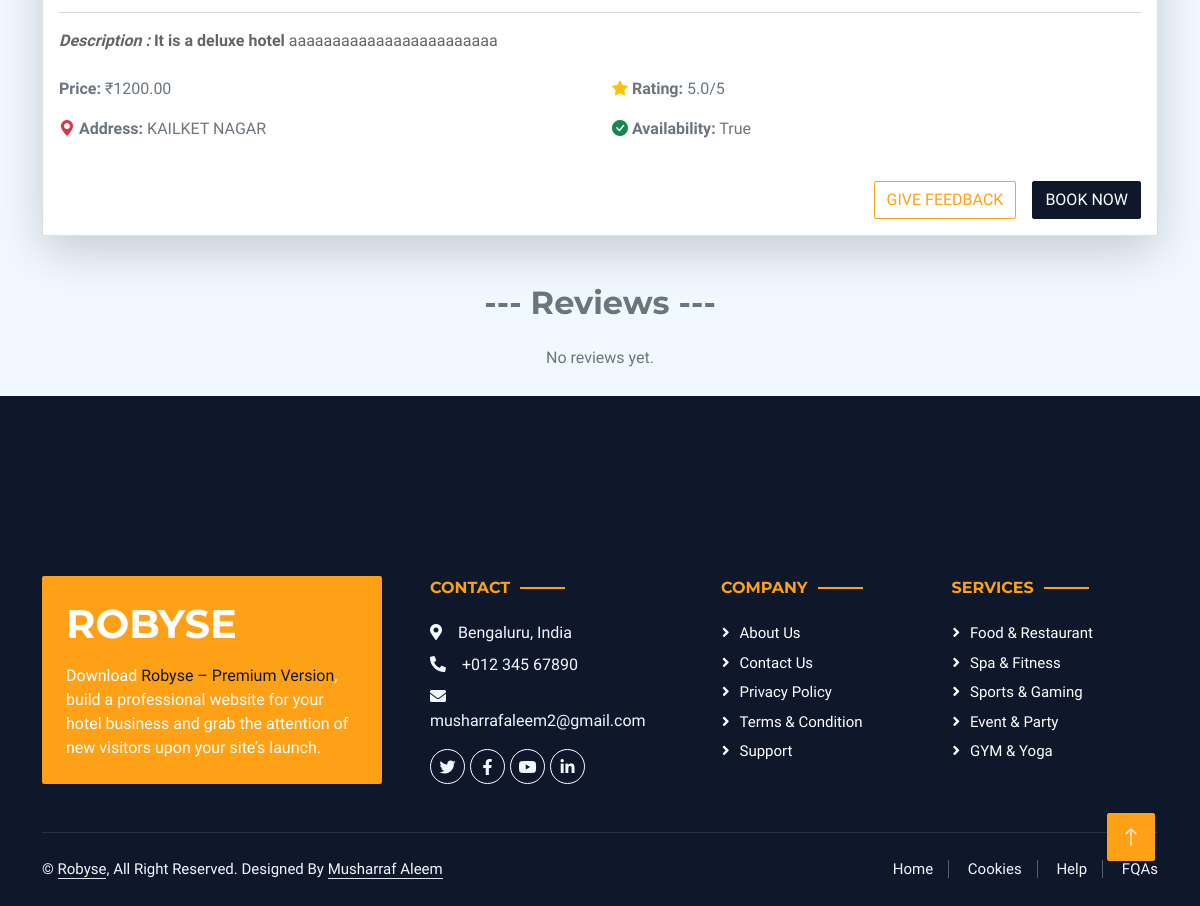
Page /instance/1/ (lower part) on the earlier database version.
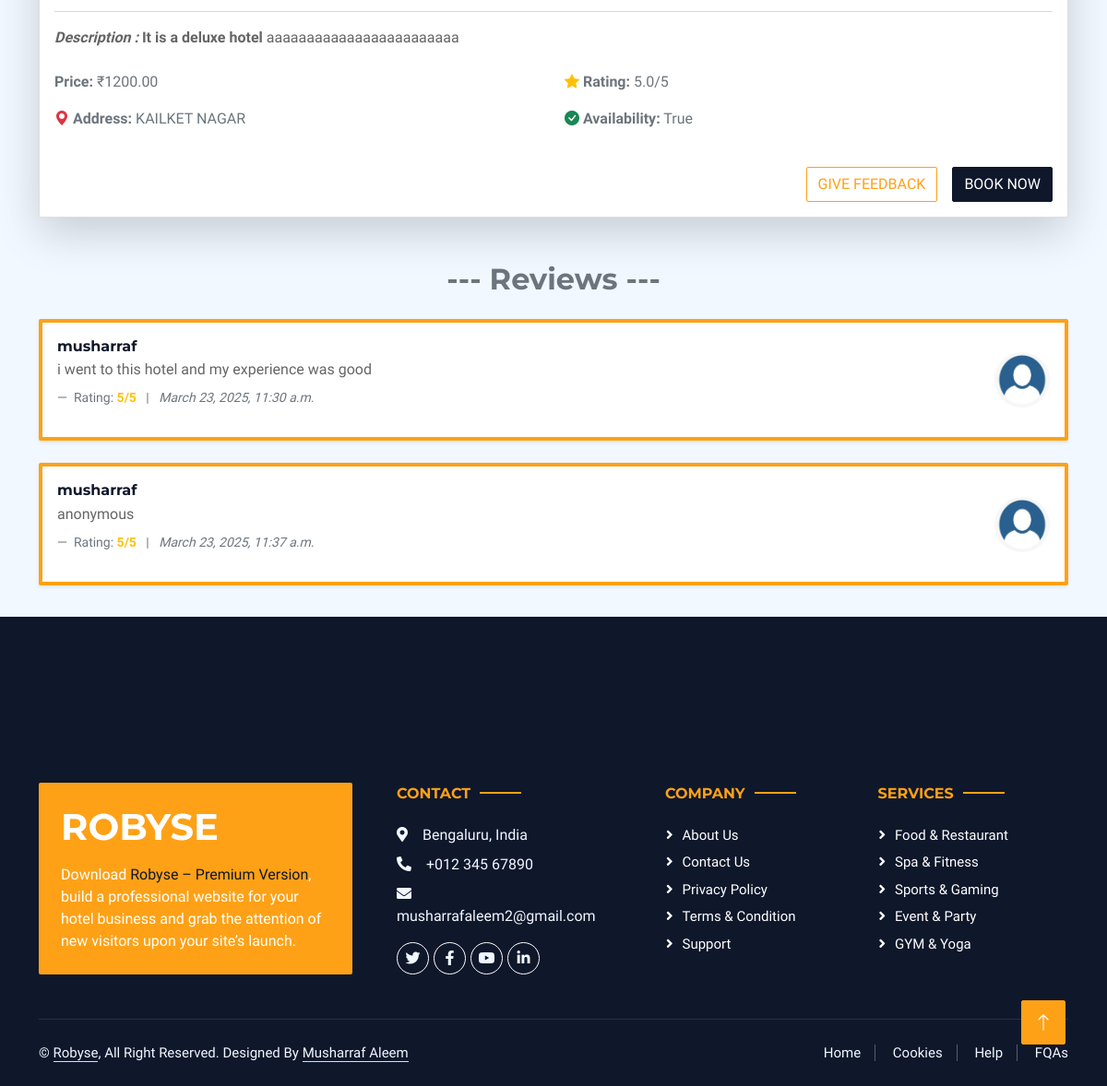
Same page on the later database version.
### app/models.py (models this page shows, shortened)
class Review(models.Model):
    instance = models.ForeignKey('Model1', on_delete=models.CASCADE, related_name='reviews')
    name = models.CharField(max_length=255)  # Auto-filled
    user = models.ForeignKey(User, on_delete=models.CASCADE, related_name='feedback')
    date = models.DateTimeField(auto_now=True)
    comment = models.TextField()
    rating = models.IntegerField(validators=[rating_len])

### app/views.py (the view)
# urls.py: path('instance/<int:pk>/', instance_detail, name='instance_detail'),
def instance_detail(request, pk):
    instance = get_object_or_404(Model1, pk=pk)
    reviews = instance.reviews.all()
    return render(request, 'instance_detail.html', {'instance': instance, 'reviews':reviews})

### app/models.py (called while the page is built)
    def __str__(self):
        return self.name

### templates/instance_detail.html (shortened to what this page needs)
{% extends "base1.html" %}
{% load static %}
{% block content %}
<section class="py-5 bg-light">
    <div class="container">
        <div class="card shadow-lg mb-5 rounded">
            <div class="card-body">
                <hr>
                <p class="card-text"><strong><i>Description : </i></strong><b>It is a {{instance.category}} hotel</b> {{ instance.description }}</p>
                <div class="row text-muted mt-4 mb-3">
                    <div class="col-md-6">
                        <p> <strong>Price:</strong> ₹{{ instance.price }}
                        </p>
                        <p><i class="bi bi-geo-alt-fill text-danger"></i> <strong>Address:</strong> {{ instance.location}}</p>
                    </div>
                    <div class="col-md-6">
                        <p><i class="bi bi-star-fill text-warning"></i> <strong>Rating:</strong> {{ instance.rating }}/5
                        </p>
                        <p><i class="bi bi-check-circle-fill text-success"></i> <strong>Availability:</strong> {{ instance.availability }}</p>
                    </div>
                </div>
                <div class="d-flex justify-content-end gap-3 mt-4">
                    <a href="{% url 'feedback' instance.pk %}" class="btn btn-outline-primary">Give Feedback</a>
                    <a href="{% url 'booking' instance.pk %}" class="btn btn-dark">Book Now</a>
                </div>
            </div>
        </div>
        <div class="text-center mb-4">
            <h2 class="text-secondary fw-bold">--- Reviews ---</h2>
        </div>
        {% if reviews %}
        {% for review in reviews %}
        <div class="card mb-4 shadow-sm border-start border-4 border-primary">
            <div class="card-body d-flex justify-content-between align-items-center">
                <div>
                    <h6 class="fw-semibold mb-1">{{ review.user }}</h6>
                    <p class="mb-2">{{ review.comment }}</p>
                    <footer class="blockquote-footer mt-1">
                        Rating: <strong class="text-warning">{{ review.rating }}/5</strong> &nbsp; | &nbsp;
                        <cite title="Review Date">{{ review.date }}</cite>
                    </footer>
                </div>
                <div class="ms-3">
                    {% if review.user.profile.image %}
                    <img src="{{ review.user.profile.image.url }}" alt="Avatar" class="rounded-circle" width="60"
                        height="60">
                    {% else %}
                    <img src="{% static 'images/profile.jpg' %}" alt="Default Avatar" class="rounded-circle" width="60"
                        height="60">
                    {% endif %}
                </div>
            </div>
        </div>
        {% endfor %}
        {% else %}
        <p class="text-center text-muted">No reviews yet.</p>
        {% endif %}
    </div><br><br><br>
</section>
{% endblock content %}

Differences in the rows shown:
added Review: user "musharraf", comment "i went to this hotel and my experience was good", rating "5", date "March 23, 2025, 11:30 a.m."
added Review: user "musharraf", comment "anonymous", rating "5", date "March 23, 2025, 11:37 a.m."
Other differences:
text no longer shown: "No reviews yet."
